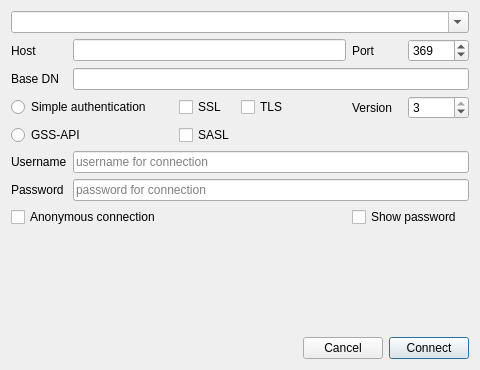
<?xml version="1.0" encoding="UTF-8"?>
<ui version="4.0">
 <class>CConnectionDialog</class>
 <widget class="QDialog" name="CConnectionDialog">
  <property name="windowModality">
   <enum>Qt::ApplicationModal</enum>
  </property>
  <property name="geometry">
   <rect>
    <x>0</x>
    <y>0</y>
    <width>480</width>
    <height>370</height>
   </rect>
  </property>
  <property name="windowTitle">
   <string>Connection properties dialog</string>
  </property>
  <layout class="QVBoxLayout" name="verticalLayout">
   <item>
    <layout class="QGridLayout" name="gridLayout_2">
     <item row="0" column="1">
      <widget class="QComboBox" name="connectionsCombo">
       <property name="enabled">
        <bool>true</bool>
       </property>
       <property name="editable">
        <bool>true</bool>
       </property>
      </widget>
     </item>
    </layout>
   </item>
   <item>
    <layout class="QVBoxLayout" name="verticalLayout_2"/>
   </item>
   <item>
    <layout class="QGridLayout" name="gridLayout">
     <property name="bottomMargin">
      <number>0</number>
     </property>
     <item row="1" column="1" colspan="7">
      <widget class="QLineEdit" name="baseEdit"/>
     </item>
     <item row="2" column="6">
      <widget class="QLabel" name="versionLabel">
       <property name="text">
        <string>Version</string>
       </property>
      </widget>
     </item>
     <item row="1" column="0">
      <widget class="QLabel" name="label_5">
       <property name="text">
        <string>Base DN</string>
       </property>
      </widget>
     </item>
     <item row="4" column="1" colspan="7">
      <widget class="QLineEdit" name="userEdit">
       <property name="placeholderText">
        <string>username for connection</string>
       </property>
      </widget>
     </item>
     <item row="2" column="0" colspan="3">
      <widget class="QRadioButton" name="radioSimpleAuth">
       <property name="text">
        <string>Simple authentication</string>
       </property>
      </widget>
     </item>
     <item row="0" column="0">
      <widget class="QLabel" name="label_2">
       <property name="text">
        <string>Host</string>
       </property>
      </widget>
     </item>
     <item row="2" column="3">
      <widget class="QCheckBox" name="sslCheck">
       <property name="text">
        <string>SSL</string>
       </property>
      </widget>
     </item>
     <item row="2" column="4">
      <widget class="QCheckBox" name="tlsCheck">
       <property name="text">
        <string>TLS</string>
       </property>
      </widget>
     </item>
     <item row="4" column="0">
      <widget class="QLabel" name="label_6">
       <property name="text">
        <string>Username</string>
       </property>
      </widget>
     </item>
     <item row="5" column="0">
      <widget class="QLabel" name="label_7">
       <property name="text">
        <string>Password</string>
       </property>
      </widget>
     </item>
     <item row="5" column="1" colspan="7">
      <widget class="QLineEdit" name="pwdEdit">
       <property name="echoMode">
        <enum>QLineEdit::Password</enum>
       </property>
       <property name="placeholderText">
        <string>password for connection</string>
       </property>
      </widget>
     </item>
     <item row="3" column="3">
      <widget class="QCheckBox" name="saslCheck">
       <property name="text">
        <string>SASL</string>
       </property>
      </widget>
     </item>
     <item row="3" column="0" colspan="3">
      <widget class="QRadioButton" name="radioGssAuth">
       <property name="text">
        <string>GSS-API</string>
       </property>
      </widget>
     </item>
     <item row="6" column="0" colspan="5">
      <widget class="QCheckBox" name="anonymousCheck">
       <property name="text">
        <string>Anonymous connection</string>
       </property>
      </widget>
     </item>
     <item row="0" column="1" colspan="5">
      <widget class="QLineEdit" name="hostBox"/>
     </item>
     <item row="0" column="7">
      <widget class="QSpinBox" name="portSpin">
       <property name="minimum">
        <number>1</number>
       </property>
       <property name="maximum">
        <number>65535</number>
       </property>
       <property name="singleStep">
        <number>1</number>
       </property>
       <property name="value">
        <number>369</number>
       </property>
      </widget>
     </item>
     <item row="0" column="6">
      <widget class="QLabel" name="label_3">
       <property name="text">
        <string>Port</string>
       </property>
      </widget>
     </item>
     <item row="2" column="7">
      <widget class="QSpinBox" name="versionSpin">
       <property name="minimum">
        <number>2</number>
       </property>
       <property name="maximum">
        <number>3</number>
       </property>
       <property name="value">
        <number>3</number>
       </property>
      </widget>
     </item>
     <item row="6" column="6" colspan="2">
      <widget class="QCheckBox" name="showPasswordCheck">
       <property name="text">
        <string>Show password</string>
       </property>
      </widget>
     </item>
    </layout>
   </item>
   <item>
    <spacer name="verticalSpacer">
     <property name="orientation">
      <enum>Qt::Vertical</enum>
     </property>
     <property name="sizeHint" stdset="0">
      <size>
       <width>20</width>
       <height>40</height>
      </size>
     </property>
    </spacer>
   </item>
   <item>
    <layout class="QHBoxLayout" name="horizontalLayout_2">
     <property name="bottomMargin">
      <number>0</number>
     </property>
     <item>
      <spacer name="horizontalSpacer">
       <property name="orientation">
        <enum>Qt::Horizontal</enum>
       </property>
       <property name="sizeHint" stdset="0">
        <size>
         <width>40</width>
         <height>20</height>
        </size>
       </property>
      </spacer>
     </item>
     <item>
      <widget class="QPushButton" name="cancelButton">
       <property name="text">
        <string>Cancel</string>
       </property>
       <property name="default">
        <bool>false</bool>
       </property>
      </widget>
     </item>
     <item>
      <widget class="QPushButton" name="connectButton">
       <property name="text">
        <string>Connect</string>
       </property>
       <property name="autoDefault">
        <bool>false</bool>
       </property>
       <property name="default">
        <bool>true</bool>
       </property>
      </widget>
     </item>
    </layout>
   </item>
  </layout>
 </widget>
 <tabstops>
  <tabstop>hostBox</tabstop>
  <tabstop>baseEdit</tabstop>
  <tabstop>radioSimpleAuth</tabstop>
  <tabstop>sslCheck</tabstop>
  <tabstop>tlsCheck</tabstop>
  <tabstop>radioGssAuth</tabstop>
  <tabstop>saslCheck</tabstop>
  <tabstop>userEdit</tabstop>
  <tabstop>pwdEdit</tabstop>
 </tabstops>
 <resources/>
 <connections/>
</ui>
